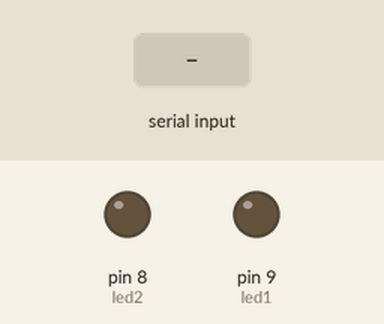
The sketch below on a simulated Arduino Uno, built with avr-gcc and run on an emulated ATmega328P. Parts: output pins drawn as LEDs (lit = HIGH). The test bench sets the inputs (shaded band).

Above: at 1.2 s.
1.3 s: "A" received over the second serial link
At 2.5 s:
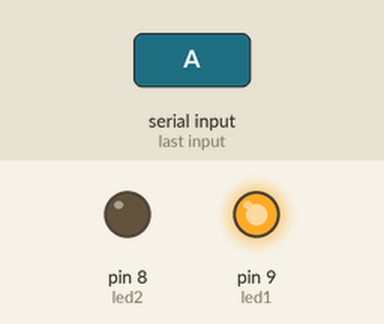
2.8 s: "D" received over the second serial link
At 3.6 s:
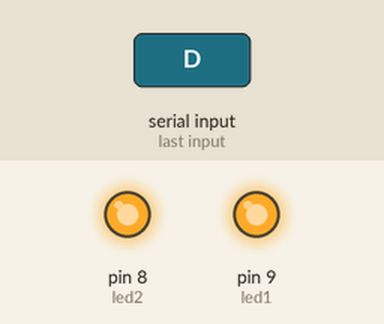
4.3 s: "S" received over the second serial link
At 4.8 s:
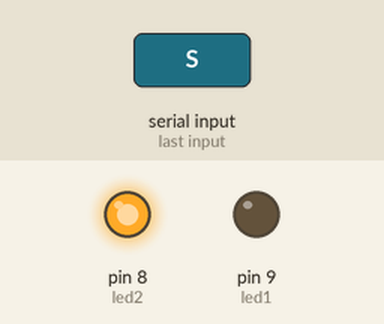
5.8 s: "F" received over the second serial link
At 7.1 s:
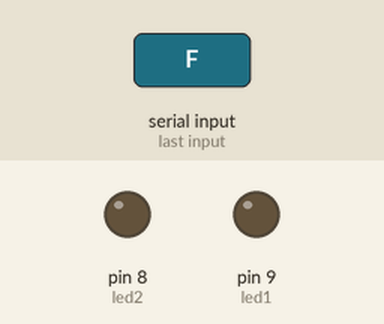
Timing chart, 0 to 8.3 s (numbered marks = the images above; inputs shaded):
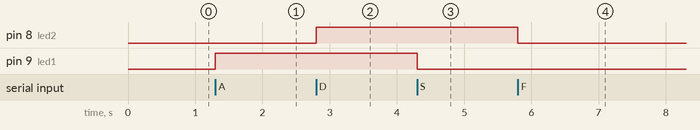

The sketch:

Terminal_Uzerinden_Led_Kontrolu_Uygulamasi.ino
```cpp
/*
    Bluetooth  Örneği - 1
    Terminal Üzerinden LED Kontrol Uygulaması

    Arduino Bluetooth Eklentisi ile Arduino
    kartının üzerindeki LEDleri terminal aracılığıyla
    kontrol ediyoruz.

   Sanal seri port oluşturmak için Software Serial
   kütüphanesi kullanıldı.

 */
// SoftwareSerial kütüphanesini kodlarımızaa dahil ediyoruz.
#include <SoftwareSerial.h>

// Sanal seri portumuzu oluşturuyoruz(D2 ve D3)
SoftwareSerial mySerial(2,3);

// LEDlerimizin bağlı olduğu dijital pinleri tanımlıyoruz.
const int led1 = 9;
const int led2 = 8;

int gelen;

void setup()
{
  // Seri haberleşmeyi başlatıyoruz.
  Serial.begin(9600);

  // Bluetooth seri haberlşemesini başlatıyoruz.
  mySerial.begin(9600);

  // LEDlerimizi dijital çıkış olarak tanımlıyoruz.
  pinMode(led1, OUTPUT);
  pinMode(led2, OUTPUT);
}


void loop()
{
  // Herhangi bir karakter gelmiş mi?
  if(mySerial.available()>0){
    // Karakter gelmişse gelen karakteri okuyoruz.
    gelen=mySerial.read();
    // Eğer gelen karakter A ise LED 1'i yakıyoruz ve ekrana "LED1 yandi" mesajını veriyoruz.
    if(gelen=='A'){
      digitalWrite(led1, HIGH);
      mySerial.println("LED1 yandi");
    }

    // Eğer gelen karakter D ise LED 2'yi yakıyoruz ve ekrana "LED2 yandi" mesajını veriyoruz.
    if(gelen == 'D'){
      digitalWrite(led2, HIGH);
      mySerial.println("LED2 yandi");
    }

    // Eğer gelen karakter S ise LED 1'i söndürüyoruz ve ekrana "LED1 sondu" mesajını veriyoruz.
    if(gelen == 'S'){
      digitalWrite(led1, LOW);
      mySerial.println("LED1 sondu");
    }

    // Eğer gelen karakter F ise LED 2'yi söndürüyoruz ve ekrana "LED2 sondu" mesajını veriyoruz.
    if(gelen == 'F'){
      digitalWrite(led2, LOW);
      mySerial.println("LED2 sondu");
    }
  }
}
```

Measured:
- after the input at 1.3 s, pin 9 (led1): LOW → HIGH at once
- after the input at 2.8 s, pin 8 (led2): LOW → HIGH at once
- after the input at 4.3 s, pin 9 (led1): HIGH → LOW at once
- after the input at 5.8 s, pin 8 (led2): HIGH → LOW at once
